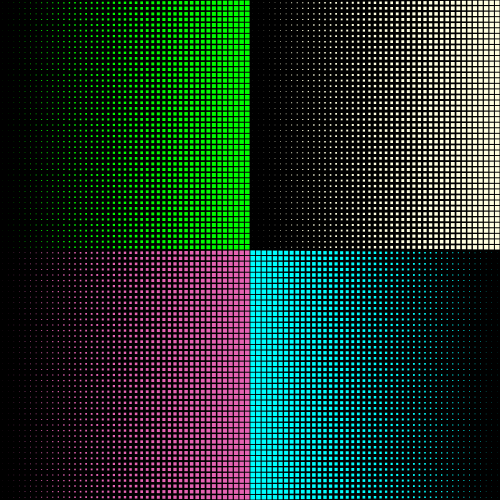
Frame 1 (no input)
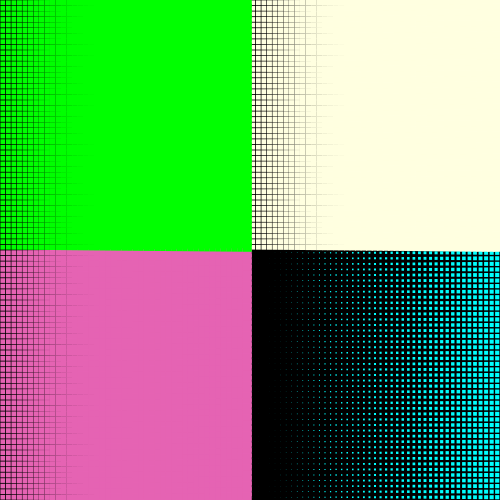
Frame 2 (the mouse pressed at the canvas centre, redrawn once)

The p5.js sketch that drew these frames (run headless with seeded random() and noise() and a simulated clock; the mouse was pressed at the canvas centre and the sketch redrawn once):

// p5.js sketch
// ── sketch.js
/**
 * @Author: viviennemulvey
 * @Date:   2020-09-23T09:26:27+01:00
 * @Last modified by:   viviennemulvey
 * @Last modified time: 2020-11-10T21:26:54+00:00
 */


let width = 500;
let height = 500;
let numOfObjects = 45;
let rows = width / numOfObjects;
let cols = height / numOfObjects;
let r = 0.2; //starting radius
let r1 = 4.7;




function setup() {
  createCanvas(500, 500);
  noStroke();
  //colorMode(RGB,numOfObjects,numOfObjects,numOfObjects);
  rectMode(CENTER);
  background(0);
  noLoop();

}

function draw() {

  let rotateValue = 10;

  background('#000000');


  for (i = rows / 2; i < width; i += rows) {
    for (j = cols / 2; j < height; j += cols) {

      //rotate(rotateValue)
      //Top Left
      let xPos = map(i, 0, width, 0, width / 2);
      let yPos = map(j, 0, height, 0, height / 2)
      fill('#00FF00');
      noStroke();
      rect(xPos, yPos, r, r);

      //Bottom Left
      let xPos1 = map(i, 0, width, 0, width / 2);
      let yPos1 = map(j, 0, height, height / 2, height)
      fill('#E563B3');
      noStroke();
      rect(xPos1, yPos1, r, r);

      //Top Left
      let xPos2 = map(i, 0, width, width / 2, width);
      let yPos2 = map(j, 0, height, 0, height / 2);
      fill('#FFFFE0');
      noStroke();
      rect(xPos2, yPos2, r, r);

      //Bottom Right
      let xPos3 = map(i, 0, width, width / 2, width);
      let yPos3 = map(j, 0, height, height / 2, height)
      fill('#00FFFF');
      noStroke();
      rect(xPos3, yPos3, r1, r1);

    }
    r += 0.1; //gradually getting fatter
    r1 -= 0.1
  }
  //console.log(r);
}
